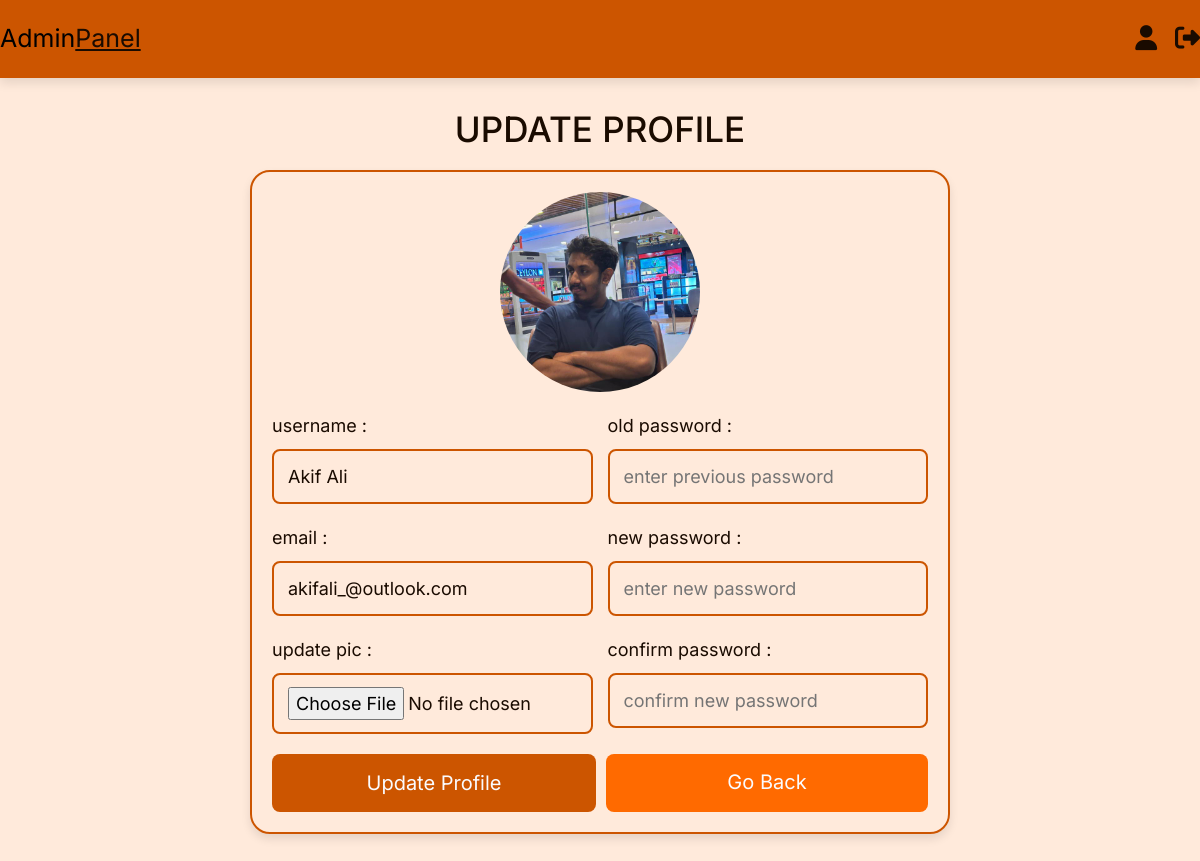
The page /admin_update_profile.php (signed in) on the database its author committed.
### tables this page shows
CREATE TABLE `users` (
  `id` int(100) NOT NULL,
  `name` varchar(100) NOT NULL,
  `email` varchar(100) NOT NULL,
  `password` varchar(100) NOT NULL,
  `user_type` varchar(20) NOT NULL DEFAULT 'user',
  `image` varchar(100) NOT NULL
);

### admin_update_profile.php (the view, shortened to what this page needs)
<?php
@include 'config.php';
?>
<!DOCTYPE html>
<html lang="en">
<head>
   <link rel="stylesheet" href="https://cdn.jsdelivr.net/npm/bootstrap@4.0.0/dist/css/bootstrap.min.css">
   <link rel="stylesheet" href="css/all.min.css" />
   <link rel="stylesheet" href="css/fontawesome.min.css" />
   <link rel="stylesheet" href="css/style.css" />
   <link rel="stylesheet" href="css/components.css">
</head>
<body>
   <?php include 'admin_header.php'; ?>
   <section class="update-profile">
      <h1 class="title">update profile</h1>
      <form action="" method="POST" enctype="multipart/form-data">
         <img src="uploaded_img/<?= $fetch_profile['image']; ?>" alt="">
         <div class="flex">
            <div class="inputBox">
               <span>username :</span>
               <input type="text" name="name" value="<?= $fetch_profile['name']; ?>" placeholder="update username" required class="box">
               <span>email :</span>
               <input type="email" name="email" value="<?= $fetch_profile['email']; ?>" placeholder="update email" required class="box">
               <span>update pic :</span>
               <input type="file" name="image" accept="image/jpg, image/jpeg, image/png" class="box">
            </div>
            <div class="inputBox">
               <span>old password :</span>
               <input type="password" name="update_pass" placeholder="enter previous password" class="box">
               <span>new password :</span>
               <input type="password" name="new_pass" placeholder="enter new password" class="box">
               <span>confirm password :</span>
               <input type="password" name="confirm_pass" placeholder="confirm new password" class="box">
            </div>
         </div>
         <div class="flex-btn">
            <input type="submit" class="btn" value="update profile" name="update_profile">
            <a href="admin_page.php" class="option-btn">go back</a>
         </div>
      </form>
   </section>
</body>
</html>

### css/components.css (style rules this page uses)
:root { --border: 0.2rem solid var(--primary); --box-shadow: 0 0.5rem 1rem rgba(0, 0, 0, 0.1); --text: #1a0b00; --text-white: #fbfbfe; --background: #fbfbfe; --primary: #cc5500; --secondary: #ffeadb; --accent: #ff6a00; }
* { font-family: "inter", sans-serif; margin: 0; padding: 0; box-sizing: border-box; outline: none; border: none; text-decoration: none; color: var(--text); }
body { background-color: var(--secondary); }
html { font-size: 62.5%; overflow-x: hidden; scroll-behavior: smooth; scroll-padding-top: 6.5rem; }
section { padding: 3rem 2rem; max-width: 1200px; margin: 0 auto; }
.btn, .delete-btn, .option-btn { display: block; width: 100%; margin-top: 1rem; border-radius: 0.8rem; color: var(--text-white); font-size: 2rem; padding: 1.3rem 3rem; text-transform: capitalize; cursor: pointer; text-align: center; }
.btn { background-color: var(--primary); text-decoration: none; }
.option-btn { background-color: var(--accent); text-decoration: none; }
.flex-btn { text-decoration: none; display: flex; flex-wrap: wrap; gap: 1rem; }
.flex-btn > * { flex: 1; }
.title { text-align: center; margin-bottom: 2rem; text-transform: uppercase; color: var(--text); font-size: 3.5rem; }
.update-profile form { max-width: 70rem; margin: 0 auto; background-color: var(--light-bg); box-shadow: var(--box-shadow); border: var(--border); border-radius: 2rem; padding: 2rem; text-align: center; }
.update-profile form .flex { display: flex; gap: 1.5rem; justify-content: space-between; }
.update-profile form img { height: 20rem; width: 20rem; margin-bottom: 1rem; border-radius: 50%; object-fit: cover; }
.update-profile form .inputBox { text-align: left; width: 49%; }
.update-profile form .inputBox span { display: block; padding-top: 1rem; font-size: 1.8rem; color: var(--light-color); }
.update-profile form .inputBox .box { width: 100%; padding: 1.2rem 1.4rem; font-size: 1.8rem; color: var(--text); border: var(--border); border-radius: 0.8rem; margin: 1rem 0; background-color: var(--light-bg); }

### rows shown on the page
users: image (picture), name "Akif Ali", email "akifali_@outlook.com"
